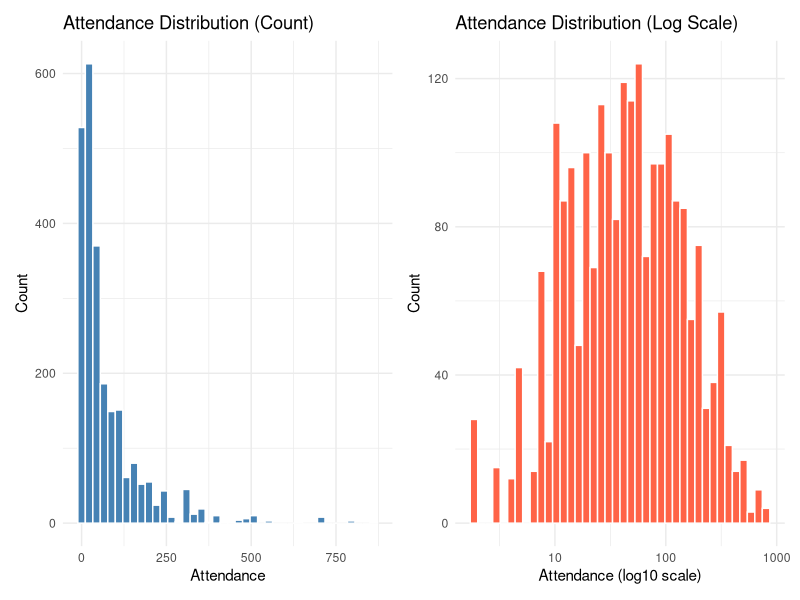
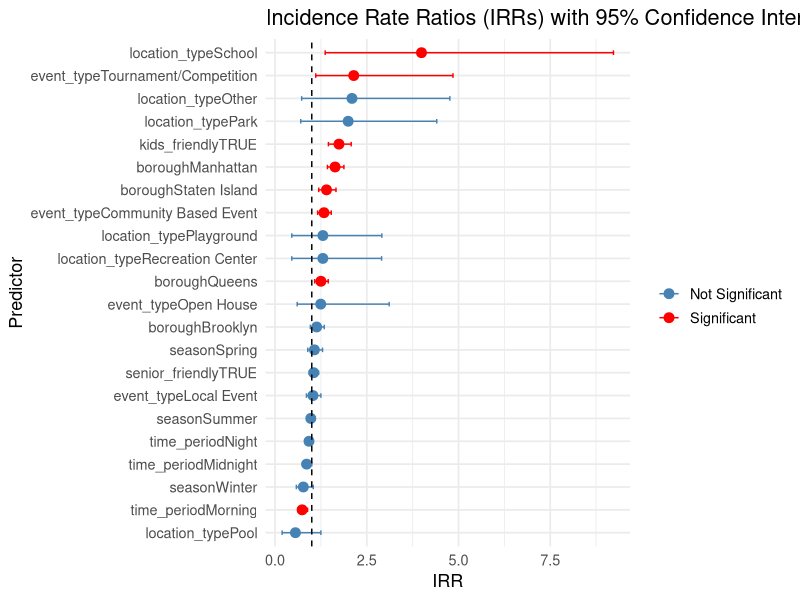

These charts were generated, in order, by the following R code:
## ---- chunk 1
library(tidyverse)
library(ggplot2)
library(patchwork)
library(broom)
parkevent = read.csv("parkevent_clean.csv")
library(MASS)
library(modelr)
## ---- chunk 2
 a <- ggplot(parkevent, aes(x = attendance)) +
  geom_histogram(bins = 40, fill = "steelblue", color = "white") +
  labs(title = "Attendance Distribution (Count)",
       x = "Attendance", y = "Count") +
  theme_minimal()

b <- ggplot(parkevent, aes(x = attendance)) +
  geom_histogram(bins = 40, fill = "tomato", color = "white") +
  scale_x_log10() +
  labs(title = "Attendance Distribution (Log Scale)",
       x = "Attendance (log10 scale)", y = "Count") +
  theme_minimal()

a+b
## ---- chunk 3
mean_var <- parkevent |>
  summarise(mean_att = mean(attendance), var_att = var(attendance)) |>
  rename(
    `Mean Attendance`   = mean_att,
    `Variance of Attendance` = var_att)

knitr::kable(mean_var, digits = 2, caption = "Mean and Variance of Event Attendance")
## ---- chunk 4
predictors <- c("season", "time_period", "borough",
                "event_type", "location_type",
                "kids_friendly", "senior_friendly", "adults_only")

#Function to compute eta-squared for KW
eta_kw <- function(x, g){
  kw <- kruskal.test(x ~ g)
  H  <- kw$statistic
  k  <- length(unique(g))
  n  <- length(x)
  eta2 <- as.numeric((H - k + 1) / (n - k))
  return(eta2)
}

# Run Kruskal–Wallis tests for all predictors
kw_results <- map_df(predictors, ~ {
  form <- as.formula(paste("attendance ~", .x))
  
  kt  <- broom::tidy(kruskal.test(form, data = parkevent))
  eta2 <- eta_kw(parkevent$attendance, parkevent[[.x]])
  
  kt |> 
    mutate(variable = .x,
           eta2 = eta2)
})

# Classify effect sizes ----
kw_results <- kw_results |> 
  mutate(effect_strength = case_when(
    eta2 >= 0.14 ~ "large",
    eta2 >= 0.06 ~ "medium",
    eta2 >= 0.01 ~ "small",
    TRUE ~ "very small"
  ))

kw_results |>
  dplyr::select (variable, p.value, effect_strength) |>
  dplyr::mutate(
    p.value = format(p.value, scientific = TRUE, digits = 3)) |>
  knitr::kable(caption = "Kruskal–Wallis Test Results: P-values and Effect Size Classification")
## ---- chunk 5
#Define candidate models
form_simple <- log(attendance + 1) ~ event_type + location_type

form_medium <- log(attendance + 1) ~ season + time_period + borough +
  event_type + location_type

form_full <- log(attendance + 1) ~ season + time_period + borough +
  event_type + location_type + kids_friendly + senior_friendly + adults_only

#cross-validated RMSE
cv_rmse <- function(formula, data, n_splits = 50, test_prop = 0.1) {
  set.seed(123)
  
cv <- crossv_mc(data, n_splits, test = test_prop)
  
cv <- cv %>%
    mutate(
      model = map(train, ~ lm(formula, data = .x)),
      rmse  = map2_dbl(model, test, ~ rmse(.x, .y))
    )
  
mean(cv$rmse)
}

rmse_simple <- cv_rmse(form_simple, parkevent, n_splits = 50, test_prop = 0.1)
rmse_medium <- cv_rmse(form_medium, parkevent, n_splits = 50, test_prop = 0.1)
rmse_full   <- cv_rmse(form_full,   parkevent, n_splits = 50, test_prop = 0.1)

cv_results <- tibble(
  model     = c("Simple", "Medium", "Full"),
  mean_RMSE = c(rmse_simple, rmse_medium, rmse_full)
)

cv_results |> knitr::kable(digits = 2)
## ---- chunk 6
model_nb <- glm.nb(
  attendance ~ season + time_period + borough +
    event_type + location_type + kids_friendly + senior_friendly + adults_only,
  data = parkevent
)

irr_table <- tidy(model_nb, conf.int = TRUE, exponentiate = TRUE)
irr_table |>  
  mutate(across(where(is.numeric), ~ round(.x, 3))) %>%
  knitr::kable(caption = "Negative Binomial Model Results")

## ---- chunk 7
fmt <- function(x) format(round(x, 2), nsmall = 2)

get_ci <- function(df, term_name) {
  vals <- df |> dplyr::filter(term == term_name)
  list(
    irr  = fmt(vals$estimate),
    low  = fmt(vals$conf.low),
    high = fmt(vals$conf.high)
  )
}

terms <- irr_table$term

IRR_vals <- lapply(terms, function(t) get_ci(irr_table, t))
names(IRR_vals) <- terms
## ---- chunk 8
irr_table2 <- irr_table %>%
  filter(term != "(Intercept)") %>%
  mutate(
    significant = ifelse(conf.low > 1 | conf.high < 1, "Significant", "Not Significant")
  )

ggplot(irr_table2, aes(x = reorder(term, estimate), y = estimate,
                       color = significant)) +
  geom_point(size = 3) +
   geom_errorbar(aes(ymin = conf.low, ymax = conf.high), width = 0.2) +
  geom_hline(yintercept = 1, linetype = "dashed") +
  scale_color_manual(values = c("Significant" = "red", 
                                "Not Significant" = "steelblue")) +
  coord_flip() +
  labs(
    title = "Incidence Rate Ratios (IRRs) with 95% Confidence Intervals",
    x = "Predictor",
    y = "IRR",
    color = ""
  ) +
  theme_minimal(base_size = 13)
